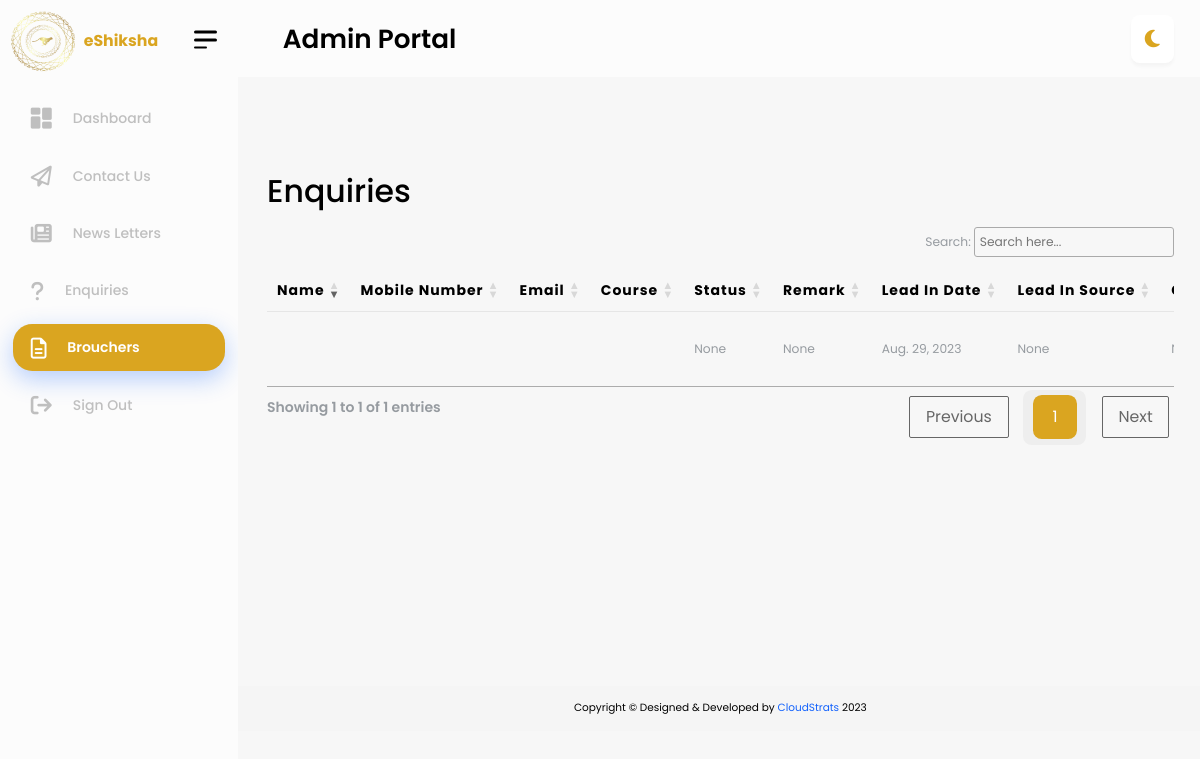
The page /adminpanel/brouchers/ (signed in) on the database its author committed.
### onlineapp/models.py (models this page shows, shortened)
class enrolldata(models.Model):
    ename =  models.CharField(max_length=100)
    email = models.EmailField(max_length=200)
    ephone = models.CharField(max_length=100)
    ecourse = models.CharField(max_length=100)
    estatus = models.TextField(null=True,blank=True)
    eremark = models.TextField(null=True,blank=True)
    lead_in_source=models.CharField(max_length=100,null=True,blank=True)
    lead_assigned=models.CharField(max_length=100,null=True,blank=True)
    lead_status=models.CharField(max_length=100,null=True,blank=True)
    cell1=models.CharField(max_length=100,null=True,blank=True)
    cell2=models.CharField(max_length=100,null=True,blank=True)
    notes=models.CharField(max_length=1000,null=True,blank=True)
    date=models.CharField(max_length=1000,null=True,blank=True)
    created_at=models.DateField(auto_now_add=True)

### eshikshaadminpanelapp/views.py (the view)
# urls.py: path('brouchers/',views.brouchers,name="brouchers"),
@login_required
def brouchers(request):
    broucher = enrolldata.objects.all()
    context= {
        'enrolldata':broucher,
        'statuses':STATUS_OPTIONS
    }
    return render(request,'adminpanel/brouchers.html',context)

### onlineapp/templates/adminpanel/brouchers.html (shortened to what this page needs)
{% extends 'adminpanel/base.html' %}
{% load static %}
{% block content %}
<link rel="stylesheet" href="https://cdn.datatables.net/1.10.15/css/dataTables.bootstrap.min.css">
<div class="content-body">
  <div class="container-fluid">
    <div class="row py-5">
      <h1 class="mb-3">Enquiries</h1>
      <div class="col-12">
        <div class="table-responsive">
          <table id="example2" class="table table-hover responsive nowrap" style="width:100%">
            <thead>
              <tr>
                <th>Name</th>
                <th>Mobile Number</th>
                <th>Email</th>
                <th>Course</th>
                <th>Status</th>
                <th>Remark</th>
                <th>Lead In Date</th>
                <th>Lead In Source </th>
                <th>Cell 1</th>
              </tr>
            </thead>
            <tbody>
              {% for item in enrolldata %}
              <tr>
                <td>{{ item.ename}}</td>
                <td>{{ item.email}}</td>
                <td>{{ item.ephone}}</td>
                <td>{{ item.ecourse}}</td>
                <td>{{ item.estatus}}</td>
                <td>{{ item.eremark}}</td>
                <td>{{item.created_at}}</td>
                <td>{{item.lead_in_source}}</td>
                <td>{{item.cell1}}</td>
              </tr>
              {% endfor %}
            </tbody>
          </table>
        </div>
      </div>
    </div>
  </div>
</div>
{% endblock %}

### onlineapp/templates/adminpanel/brouchers.html (style rules this page uses)
body { background: #f7f7f7; }
.table { border-spacing: 0 0.85rem !important; }
.table td, .table th { vertical-align: middle; margin-bottom: 10px; border: none; }
.table thead tr, .table thead th { border: none; font-size: 12px; letter-spacing: 1px; text-transform: uppercase; background: transparent; }
.table td { background: #fff; }
.table td:first-child { border-top-left-radius: 10px; border-bottom-left-radius: 10px; }
table.dataTable { margin-top: 12px !important; }
.table { --bs-table-hover-bg: transparent !important; }

### rows shown on the page
enrolldata: estatus "None", eremark "None", created_at "Aug. 29, 2023", lead_in_source "None"
